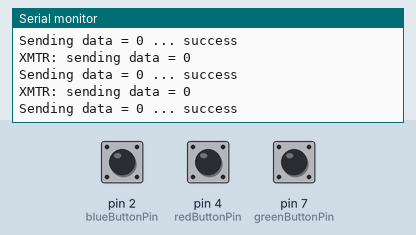
Simulated run of this sketch. Board: Arduino Uno, built with avr-gcc and run on an emulated ATmega328P. Shown: the last lines printed to the serial monitor. Inputs (shaded band) come from the test bench; at power-on: pin 2 (blueButtonPin) LOW, pin 4 (redButtonPin) LOW, pin 7 (greenButtonPin) LOW. No radio packets arrive unless stated.

Above: at 1.2 s.
1.3 s: pin 2 (blueButtonPin) pulled HIGH for 0.15 s
At 1.46 s:
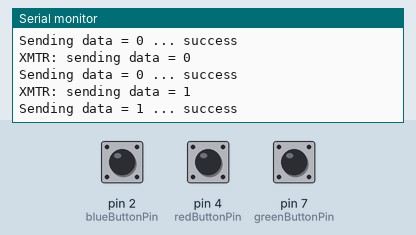
4.4 s: pin 4 (redButtonPin) pulled HIGH for 0.15 s
At 4.52 s:
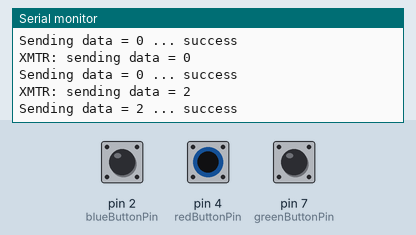
7.5 s: pin 7 (greenButtonPin) pulled HIGH for 0.15 s
At 7.69 s:
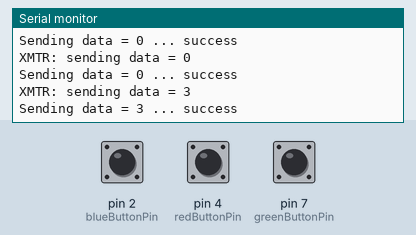
Timing chart, 0 to 10.5 s (numbered marks = the images above; inputs shaded):
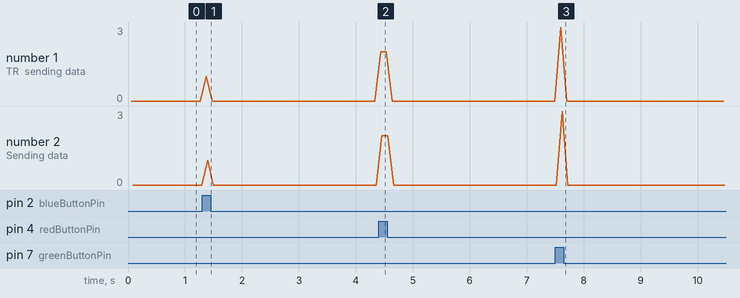

Measured:
- after the input at 1.3 s, the serial monitor: prints a new line after 0.07 s (image 1)
- after the input at 4.4 s, the serial monitor: prints a new line at once (image 2)
- after the input at 7.5 s, the serial monitor: prints a new line after 0.10 s (image 3)

The sketch:

transmitterv2.ino
```cpp
// Common code

// nRF24L01 uses SPI which is fixed on pins 11, 12, and 13.
// It also requires two other signals
// (CE = Chip Enable, CSN = Chip Select Not)
// Which can be any pins:

const int CEPIN = 9;
const int CSNPIN = 10;

// In summary,
// nRF 24L01 pin    Arduino pin   name
//          1                     GND
//          2                     3.3V
//          3             9       CE
//          4             10      CSN
//          5             13      SCLK
//          6             11      MOSI/COPI
//          7             12      MISO/CIPO

#include <SPI.h>
#include <nRF24L01.h>
#include <RF24.h>
RF24 radio(CEPIN, CSNPIN);  // CE, CSN

#include <printf.h>  // for debugging

// See note in rf24Handshaking about address selection
//

// Channel and address allocation:
// Dhabia and Joseph: Channel 90, addr = 0x33
const byte addr = 0x33; // change as per the above assignment
const int RF24_CHANNEL_NUMBER = 90; // change as per the above assignment

// Do not make changes here
const byte xmtrAddress[] = { addr, addr, 0xC7, 0xE6, 0xCC };
const byte rcvrAddress[] = { addr, addr, 0xC7, 0xE6, 0x66 };

const int RF24_POWER_LEVEL = RF24_PA_LOW;

// global variables
uint8_t pipeNum;
unsigned int totalTransmitFailures = 0;

struct DataStruct {
  uint8_t selectorBits;
};
DataStruct data;

void setupRF24Common() {

  // RF24 setup
  if (!radio.begin()) {
    Serial.println("radio  initialization failed");
    while (1)
      ;
  } else {
    Serial.println("radio successfully initialized");
  }

  radio.setDataRate(RF24_250KBPS);
  radio.setChannel(RF24_CHANNEL_NUMBER);
  radio.setPALevel(RF24_POWER_LEVEL);
}

void rf24SendData() {

  // The write() function will block
  // until the message is successfully acknowledged by the receiver
  // or the timeout/retransmit maxima are reached.
  int retval = radio.write(&data, sizeof(data));

  Serial.print("Sending data = ");
  Serial.print(data.selectorBits);
  Serial.print(" ... ");
  if (retval) {
    Serial.println("success");

  } else {
    totalTransmitFailures++;
    Serial.print("failure, total failures = ");
    Serial.println(totalTransmitFailures);
  }
}


// Transmitter code

//Buttons + Button State
const int blueButtonPin = 2;  // the number of the blue pushbutton pin
const int redButtonPin = 4;  // the number of the pushbutton pin
const int greenButtonPin = 7;  // the number of the green pushbutton pin

// variables will change:
int redButtonState = 0;  // variable for reading the pushbutton status
int blueButtonState = 0;  // variable for reading the pushbutton status
int greenButtonState = 0;  // variable for reading the pushbutton status

// Additional pin usage for transmitter
// Example of selector switches line 1
// const int SELECTOR0PIN = 6;
// const int SELECTOR1PIN = 5;
// const int SELECTOR2PIN = 4;
// const int SELECTOR3PIN = 3;
// const int XMIT1PIN = 2;

// Hypothetical second row of selector switches
// const int SELECTOR4PIN = A0;
// const int SELECTOR5PIN = A1;
// const int SELECTOR6PIN = A2;
// const int SELECTOR7PIN = A3;
// const int XMIT2PIN = 7;

// Hypothetical audio control switches
// const int PLAYNEXTCLIPPIN = A4;
// const int PLAYPREVIOUSCLIPPIN = A5;
// const int SPAREPIN = 8;

void setup() {
  Serial.begin(9600);
  printf_begin();

  //Buttons
  pinMode(redButtonPin, INPUT);
  pinMode(blueButtonPin, INPUT);
  pinMode(greenButtonPin, INPUT);

  Serial.begin(9600);

  // All switches use internal pullup resistor
  // pinMode(SELECTOR0PIN, INPUT_PULLUP);
  // pinMode(SELECTOR1PIN, INPUT_PULLUP);
  // pinMode(SELECTOR2PIN, INPUT_PULLUP);
  // pinMode(SELECTOR3PIN, INPUT_PULLUP);
  // pinMode(SELECTOR4PIN, INPUT_PULLUP);
  // pinMode(SELECTOR5PIN, INPUT_PULLUP);
  // pinMode(SELECTOR6PIN, INPUT_PULLUP);
  // pinMode(SELECTOR7PIN, INPUT_PULLUP);

  // pinMode(XMIT1PIN, INPUT_PULLUP);
  // pinMode(XMIT2PIN, INPUT_PULLUP);

  // pinMode(PLAYNEXTCLIPPIN , INPUT_PULLUP);
  // pinMode(PLAYPREVIOUSCLIPPIN , INPUT_PULLUP);
  // pinMode(SPAREPIN , INPUT_PULLUP);

  setupRF24();
}

void setupRF24() {

  setupRF24Common();

  // Set us as a transmitter
  radio.openWritingPipe(xmtrAddress);
  radio.openReadingPipe(1, rcvrAddress);

  radio.printPrettyDetails();
  Serial.println("I am a transmitter");
}

void loop() {
    redButtonState = digitalRead(redButtonPin);
    blueButtonState = digitalRead(blueButtonPin);
    greenButtonState = digitalRead(greenButtonPin);
  // If the transmit button is pressed, read the switches
  // and send the bits

  // if (digitalRead(XMIT1PIN) == LOW) {  // remember switches are active LOW
  //   data.selectorBits = (digitalRead(SELECTOR0PIN) << 0
  //   | digitalRead(SELECTOR1PIN) << 1
  //   | digitalRead(SELECTOR2PIN) << 2
  //   | digitalRead(SELECTOR3PIN) << 3 );
        if (blueButtonState==HIGH){
          data.selectorBits = 1;
          }
        else if(redButtonState==HIGH){
          data.selectorBits = 2;
        }
        else if(greenButtonState==HIGH){
          data.selectorBits = 3;
        }
        else{
          data.selectorBits=0;
        }

    Serial.print("XMTR: sending data = ");
    Serial.println(data.selectorBits);


    radio.stopListening();
    rf24SendData();

    delay(100);  // if the button is still pressed don't do this too often
  }
  // end of loop()
```
